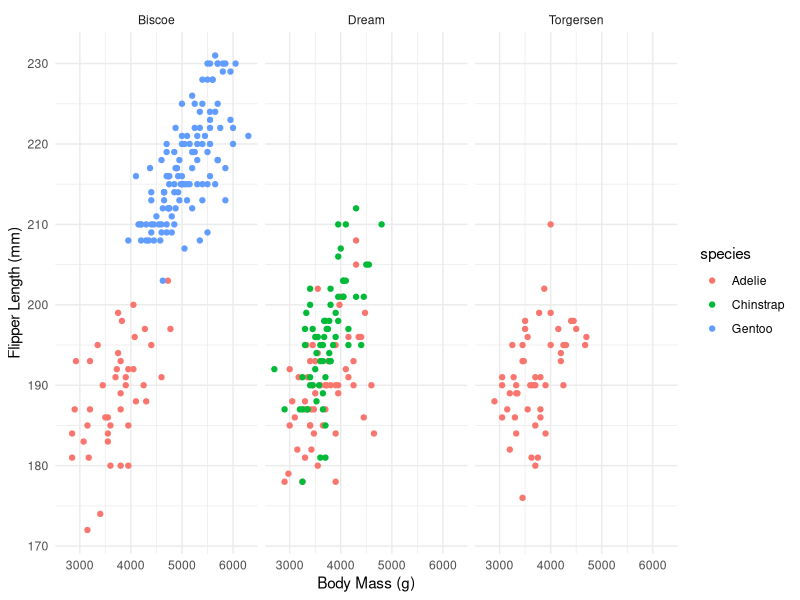

The R source for this figure:
## ---- chunk 1
knitr::opts_chunk$set(echo = TRUE)
library(tidyverse)
library(palmerpenguins)
## ---- chunk 2
ggplot(data = penguins, aes(x = body_mass_g, y = flipper_length_mm)) + geom_point(aes(color = species)) +
facet_wrap(~island) +
theme_minimal() +
labs(x = "Body Mass (g)", y = "Flipper Length (mm)")
